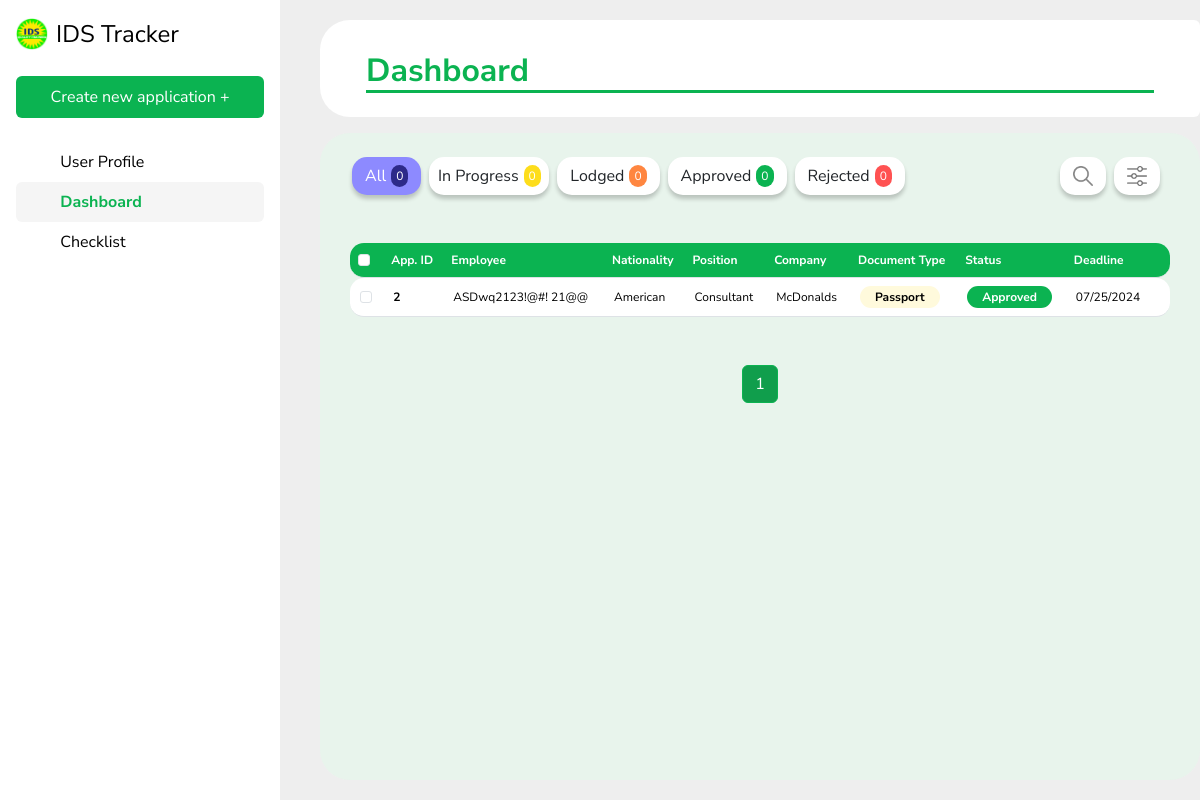
/dashboard, run on the app's committed database.
### IDSapp/models.py (models this page shows, shortened)
class BaseApplication(models.Model):
    class Meta:
        abstract = True
    application_types = [
        ('Renewal', 'Renewal'),
        ('Application', 'Application')
    ]
    document_types = [
        ('Visa', 'Visa'),
        ('Passport', 'Passport'),
        ('Work Permit', 'Work Permit')
    ]
    statuses = [
        ('In Progress', 'In Progress'),
        ('Lodged', 'Lodged'),
        ('Rejected', 'Rejected'),
        ('Approved', 'Approved'),
        ('Archived', 'Archived')
    ]
    conditions = [
        ('Active', 'Active'),
        ('Archived', 'Archived')
    ]
    firstName = models.CharField(max_length = 50)
    lastName = models.CharField(max_length = 50)
    nationality = models.CharField(max_length = 50)
    companyPos = models.CharField(max_length = 50)
    passportNo = models.CharField(max_length = 15)
    expirationDate = models.DateField(blank=True, null=True)
    deadline = models.DateField(blank=True, null=True)
    status = models.CharField(max_length = 20, choices = statuses)
    applicationType = models.CharField(max_length = 20, choices = application_types)
    documentType = models.CharField(max_length = 20, choices = document_types)
    businessUnit = models.CharField(max_length = 50)
    condition = models.CharField(max_length = 20, choices = conditions)
    comment = models.TextField(blank=True, null=True)
    priority = models.IntegerField(default=0)
    objects = models.Manager()
    def getFirstName(self):
        return self.firstName
    def getLastName(self):
        return self.lastName
    def getNationality(self):
        return self.nationality
    def getCompanyPos(self):
        return self.companyPos
    def getDeadline(self):
        return self.deadline.strftime('%m/%d/%Y') if self.deadline else None
    def getStatus(self):
        return self.status
    def getDocumentType(self):
        return self.documentType
    def getBusinessUnit(self):
        return self.businessUnit

class Application(BaseApplication):
    pass

### IDSapp/views.py (the view)
# urls.py: path('dashboard', views.view_dashboard, name = 'view_dashboard'),
def view_dashboard(request):
    application_list = Application.objects.all().order_by('-priority', 'deadline')
    paginator = Paginator(application_list, 10)  # Show 20 applications per page.
    page_number = request.GET.get('page')
    applications = paginator.get_page(page_number)
    return render(request, 'dashboard.html', {'applications': applications})

### IDSapp/templates/dashboard.html (shortened to what this page needs)
{% extends 'base.html' %}
{% load static %}
{% block content %}
<div style="padding-top: 20px; margin-left: 40px;">
    <div class="card" style="border: none; border-bottom-left-radius: 30px; border-top-left-radius: 30px;">
        <div class="card-body">
            <h2 class="card-title mt-3" style="margin-left: 30px; margin-right: 30px; color: #0BB351; font-weight: bold; border-bottom: 3px solid #0BB351;">Dashboard</h2>
        </div>
    </div>
    <div id="dynamicCard" class="card mt-3" style="border: none; background: #e8f4ec; border-radius: 30px;">
        <div class="row mt-4" style="margin-left: 20px; margin-right: 20px;">
            <div class="col-6 d-flex justify-content-start">
                <a class="btn d-flex align-items-center justify-content-center me-2" style="border-radius: 15px; background: #8D8AFF; color: #ffffff; box-shadow: 0px 4px 4px 0px rgba(0, 0, 0, 0.20);">
                    <span style="margin-right: 5px;">All</span>
                    <p style="margin: 0; border-radius: 10px; background: #2D2A89; font-size: 12px; padding: 2px 5px;">0</p>
                </a>
                <a class="btn d-flex align-items-center justify-content-center me-2" style="min-width: 120px; border-radius: 15px; background: #ffffff; box-shadow: 0px 4px 4px 0px rgba(0, 0, 0, 0.20); padding: 5px 10px;">
                    <span style="margin-right: 5px; white-space: nowrap;">In Progress</span>
                    <p style="margin: 0; border-radius: 10px; background: #FDDD1B; color: #ffffff; font-size: 12px; padding: 2px 5px;">0</p>
                </a>
                <a class="btn d-flex align-items-center justify-content-center me-2" style="border-radius: 15px; background: #ffffff; box-shadow: 0px 4px 4px 0px rgba(0, 0, 0, 0.20);">
                    <span style="margin-right: 5px;">Lodged</span>
                    <p style="margin: 0; border-radius: 10px; background: #FF8640; color: #ffffff; font-size: 12px; padding: 2px 5px;">0</p>
                </a>
                <a class="btn d-flex align-items-center justify-content-center me-2" style="border-radius: 15px; background: #ffffff; box-shadow: 0px 4px 4px 0px rgba(0, 0, 0, 0.20);">
                    <span style="margin-right: 5px;">Approved</span>
                    <p style="margin: 0; border-radius: 10px; background: #0BB351; color: #ffffff; font-size: 12px; padding: 2px 5px;">0</p>
                </a>
                <a class="btn d-flex align-items-center justify-content-center me-2" style="border-radius: 15px; background: #ffffff; box-shadow: 0px 4px 4px 0px rgba(0, 0, 0, 0.20);">
                    <span style="margin-right: 5px;">Rejected</span>
                    <p style="margin: 0; border-radius: 10px; background: #FF5252; color: #ffffff; font-size: 12px; padding: 2px 5px;">0</p>
                </a>
            </div>
            <div class="col-6 d-flex justify-content-end">
                <a class="btn d-flex align-items-center justify-content-center me-2" style="border-radius: 15px; background: #ffffff; box-shadow: 0px 4px 4px 0px rgba(0, 0, 0, 0.20);">
                    <img src="{% static 'search.png' %}" width="20" height="20" alt="IDS Logo">
                </a>
                <a class="btn d-flex align-items-center justify-content-center me-2" style="border-radius: 15px; background: #ffffff; box-shadow: 0px 4px 4px 0px rgba(0, 0, 0, 0.20);">
                    <img src="{% static 'sort.png' %}" width="20" height="20" alt="IDS Logo">
                </a>
            </div>
        </div>
        <div style="margin-left: 30px; margin-right: 30px;">
            <table class="table table-hover mt-5 mb-5" style="font-size: 12px;">
                <thead style="border-radius: 14px;">
                    <th scope="col" style="background-color: #0BB351; color: #ffffff;"><input class="form-check-input" type="checkbox" id="selectAll"></th>
                    <th scope="col" style="background-color: #0BB351; color: #ffffff;"> App. ID </th>
                    <th scope="col" style="background-color: #0BB351; color: #ffffff;"> Employee </th>
                    <th scope="col" style="background-color: #0BB351; color: #ffffff;"> Nationality </th>
                    <th scope="col" style="background-color: #0BB351; color: #ffffff;"> Position </th>
                    <th scope="col" style="background-color: #0BB351; color: #ffffff;"> Company </th>
                    <th scope="col" style="background-color: #0BB351; color: #ffffff;"> Document Type </th>
                    <th scope="col" style="background-color: #0BB351; color: #ffffff;"> Status </th>
                    <th scope="col" style="background-color: #0BB351; color: #ffffff;"> Deadline </th>
                    <th scope="col" style="background-color: #0BB351; color: #ffffff;" id="binIconColumn">
                    </th>
                </thead>
                <tbody>
                    {% for a in applications %}
                    <tr class="table-row">
                        <td><a href="{% url 'view_application' pk=a.pk %}" class="row-link"><input type="checkbox" class="row-checkbox form-check-input" value="{{ a.pk }}"></a></td>
                        <td><a href="{% url 'view_application' pk=a.pk %}" class="row-link"><span style="font-weight: bold;">{{ a.pk }}</span></a></td>
                        <td><a href="{% url 'view_application' pk=a.pk %}" class="row-link">{{ a.getFirstName }} {{ a.getLastName }}</a></td>
                        <td><a href="{% url 'view_application' pk=a.pk %}" class="row-link"> {{ a.getNationality }} </a></td>
                        <td><a href="{% url 'view_application' pk=a.pk %}" class="row-link"> {{ a.getCompanyPos }} </a></td>
                        <td><a href="{% url 'view_application' pk=a.pk %}" class="row-link"> {{ a.getBusinessUnit }} </a></td>
                        <td><a href="{% url 'view_application' pk=a.pk %}" class="row-link"><span style="border-radius: 14px; background: #FFFADC; font-weight: bold; padding-left: 15px; padding-right: 15px; padding-top: 3px; padding-bottom: 3px;">{{ a.getDocumentType }}</span></a></td>
                        <td> <a href="{% url 'view_application' pk=a.pk %}" class="row-link">
                            <span class="status-label
                                {% if a.getStatus == 'In Progress' %}status-in-progress
                                {% elif a.getStatus == 'Lodged' %}status-lodged
                                {% elif a.getStatus == 'Approved' %}status-approved
                                {% elif a.getStatus == 'Rejected' %}status-rejected
                                {% endif %}
                            ">
                                {{ a.getStatus }}
                            </span>
                        </td></a>
                        <td><a href="{% url 'view_application' pk=a.pk %}" class="row-link"> {{ a.getDeadline }} </a></td>
                        <td>  </td>
                    </tr>
                    {% endfor %}
                </tbody>
            </table>
        </div>
        <div>
            <nav aria-label="Page navigation example">
                <ul class="pagination justify-content-center">
                    {% for num in applications.paginator.page_range %}
                        {% if applications.number == num %}
                            <li class="page-item active"><a class="page-link" href="?page={{ num }}">{{ num }}</a></li>
                        {% elif num > applications.number|add:'-3' and num < applications.number|add:'3' %}
                            <li class="page-item"><a class="page-link" href="?page={{ num }}">{{ num }}</a></li>
                        {% endif %}
                    {% endfor %}
                </ul>
            </nav>
        </div>
    </div>
</div>
{% endblock %}

### IDSapp/templates/base.html (style rules this page uses)
body { background-color: #EEE; font-family: 'Nunito Sans', sans-serif; }

### IDSapp/templates/dashboard.html (style rules this page uses)
.table thead th:first-child { border-top-left-radius: 14px; border-bottom-left-radius: 14px; }
.table thead th:last-child { border-top-right-radius: 14px; border-bottom-right-radius: 14px; }
.table-row td:first-child { border-top-left-radius: 14px; border-bottom-left-radius: 14px; }
.table-row td:last-child { border-top-right-radius: 14px; border-bottom-right-radius: 14px; }
.table { border-spacing: 0; border-collapse: separate; }
.status-label { border-radius: 14px; font-weight: bold; padding: 3px 15px; }
.status-approved { background-color: #0BB351; color: #ffffff; }
.status-label { border-radius: 14px; font-weight: bold; padding: 3px 15px; white-space: nowrap; }
td { padding: 8px; }
.row-link { display: block; width: 100%; height: 100%; color: inherit; text-decoration: none; padding: 2px; }
.page-item.active .page-link { background-color: #109E4C; border-color: #0BB351; color: white; }
.page-item .page-link { color: #0BB351; }

### data on the page
Application: pk "2", getFirstName "ASDwq2123!@#!", getLastName "21@@", getNationality "American", getCompanyPos "Consultant", getBusinessUnit "McDonalds", getDocumentType "Passport", getStatus "Approved", getDeadline "07/25/2024"

### other printed values
{{ num }} "1"
